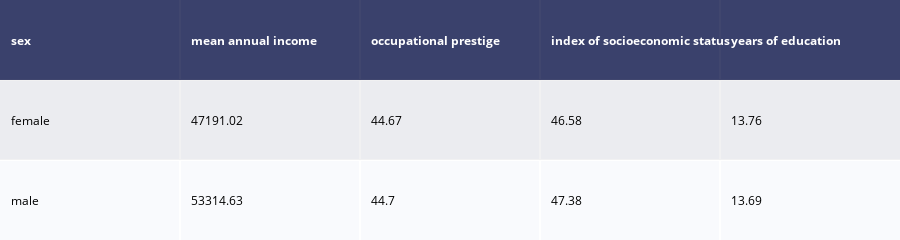

Notebook code for this chart:
### Markdown cell above
## Problem 2
Generate a table that shows the mean income, occupational prestige, socioeconomic index, and years of education for men and for women. Use a function from a `plotly` module to display a web-enabled version of this table. This table is for presentation purposes, so round every column to two decimal places and use more presentable column names. [3 points]

### Code cell
data_frame = (gss_clean
    .drop(
        columns = [
            'region',
            'satjob',
            'relationship',
            'male_breadwinner',
            'men_bettersuited',
            'child_suffer',
            'men_overwork'
        ]
    )
    .groupby(
        [
            'sex'
        ]
    )
    .mean()
)
data_frame = data_frame[['income', 'job_prestige', 'socioeconomic_index', 'education']]
data_frame = data_frame.round(2)
data_frame = data_frame.rename(
    columns = {
        'income': 'mean annual income',
        'job_prestige': 'occupational prestige',
        'socioeconomic_index': 'index of socioeconomic status',
        'education': 'years of education'
    }
)
data_frame = data_frame.reset_index()
table = ff.create_table(data_frame)
table.show()

### Figure 1 — Plotly figure (JSON) as saved in the notebook; plotly's stock layout.template omitted (floating-point values rounded to 4 significant figures)
{"data": [{"colorscale": [[0, "#00083e"], [0.5, "#ededee"], [1, "#ffffff"]], "hoverinfo": "none", "opacity": 0.75, "showscale": false, "type": "heatmap", "z": [[0, 0, 0, 0, 0], [0.5, 0.5, 0.5, 0.5, 0.5], [1, 1, 1, 1, 1]]}], "layout": {"annotations": [{"align": "left", "font": {"color": "#ffffff"}, "showarrow": false, "text": "<b>sex</b>", "x": -0.45, "xanchor": "left", "xref": "x", "y": 0, "yref": "y"}, {"align": "left", "font": {"color": "#ffffff"}, "showarrow": false, "text": "<b>mean annual income</b>", "x": 0.55, "xanchor": "left", "xref": "x", "y": 0, "yref": "y"}, {"align": "left", "font": {"color": "#ffffff"}, "showarrow": false, "text": "<b>occupational prestige</b>", "x": 1.55, "xanchor": "left", "xref": "x", "y": 0, "yref": "y"}, {"align": "left", "font": {"color": "#ffffff"}, "showarrow": false, "text": "<b>index of socioeconomic status</b>", "x": 2.55, "xanchor": "left", "xref": "x", "y": 0, "yref": "y"}, {"align": "left", "font": {"color": "#ffffff"}, "showarrow": false, "text": "<b>years of education</b>", "x": 3.55, "xanchor": "left", "xref": "x", "y": 0, "yref": "y"}, {"align": "left", "font": {"color": "#000000"}, "showarrow": false, "text": "female", "x": -0.45, "xanchor": "left", "xref": "x", "y": 1, "yref": "y"}, {"align": "left", "font": {"color": "#000000"}, "showarrow": false, "text": "47191.02", "x": 0.55, "xanchor": "left", "xref": "x", "y": 1, "yref": "y"}, {"align": "left", "font": {"color": "#000000"}, "showarrow": false, "text": "44.67", "x": 1.55, "xanchor": "left", "xref": "x", "y": 1, "yref": "y"}, {"align": "left", "font": {"color": "#000000"}, "showarrow": false, "text": "46.58", "x": 2.55, "xanchor": "left", "xref": "x", "y": 1, "yref": "y"}, {"align": "left", "font": {"color": "#000000"}, "showarrow": false, "text": "13.76", "x": 3.55, "xanchor": "left", "xref": "x", "y": 1, "yref": "y"}, {"align": "left", "font": {"color": "#000000"}, "showarrow": false, "text": "male", "x": -0.45, "xanchor": "left", "xref": "x", "y": 2, "yref": "y"}, {"align": "left", "font": {"color": "#000000"}, "showarrow": false, "text": "53314.63", "x": 0.55, "xanchor": "left", "xref": "x", "y": 2, "yref": "y"}, {"align": "left", "font": {"color": "#000000"}, "showarrow": false, "text": "44.7", "x": 1.55, "xanchor": "left", "xref": "x", "y": 2, "yref": "y"}, {"align": "left", "font": {"color": "#000000"}, "showarrow": false, "text": "47.38", "x": 2.55, "xanchor": "left", "xref": "x", "y": 2, "yref": "y"}, {"align": "left", "font": {"color": "#000000"}, "showarrow": false, "text": "13.69", "x": 3.55, "xanchor": "left", "xref": "x", "y": 2, "yref": "y"}], "height": 140, "margin": {"b": 0, "l": 0, "r": 0, "t": 0}, "xaxis": {"dtick": 1, "gridwidth": 2, "showticklabels": false, "tick0": -0.5, "ticks": "", "zeroline": false}, "yaxis": {"autorange": "reversed", "dtick": 1, "gridwidth": 2, "showticklabels": false, "tick0": 0.5, "ticks": "", "zeroline": false}}}
